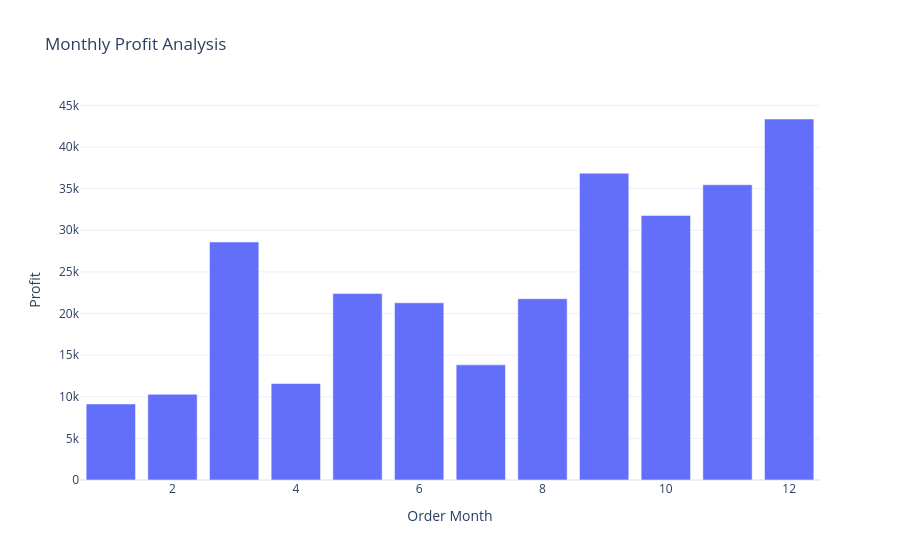

This figure's notebook cell:
### Code cell
fig = px.bar(profit_by_month, x = 'Order Month', y = 'Profit', title = 'Monthly Profit Analysis')
fig.show()

### Figure 1 — Plotly figure (JSON) as saved in the notebook; plotly's stock layout.template omitted (floating-point values rounded to 4 significant figures)
{"data": [{"hovertemplate": "Order Month=%{x}<br>Profit=%{y}<extra></extra>", "legendgroup": "", "marker": {"color": "#636efa", "pattern": {"shape": ""}}, "name": "", "orientation": "v", "showlegend": false, "textposition": "auto", "type": "bar", "x": [1, 2, 3, 4, 5, 6, 7, 8, 9, 10, 11, 12], "xaxis": "x", "y": [9134.0, 10290.0, 28590.0, 11590.0, 22410.0, 21290.0, 13830.0, 21780.0, 36860.0, 31780.0, 35470.0, 43370.0], "yaxis": "y"}], "layout": {"barmode": "relative", "legend": {"tracegroupgap": 0}, "title": {"text": "Monthly Profit Analysis"}, "xaxis": {"anchor": "y", "domain": [0, 1], "title": {"text": "Order Month"}}, "yaxis": {"anchor": "x", "domain": [0, 1], "title": {"text": "Profit"}}}}
